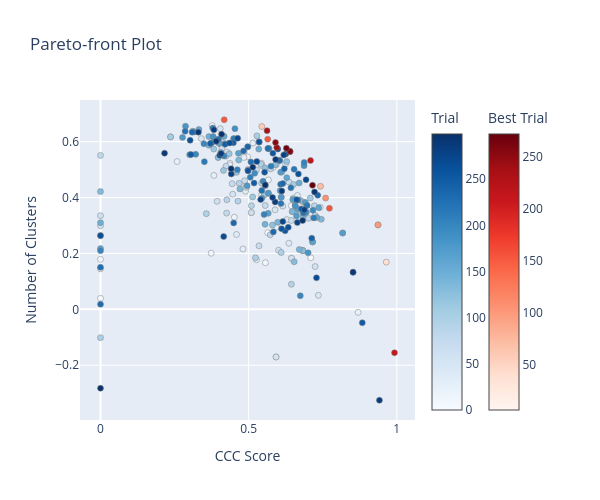

Here is the notebook cell this chart was saved with:
### Code cell
import optuna.visualization as vis

fig = vis.plot_pareto_front(
    study,
    target_names=["CCC Score", "Number of Clusters"], # Names for Obj 0 and Obj 1
    include_dominated_trials=True  # Set to True to see all points, not just the best frontier
)

fig.update_layout(width=600, height=500)
fig.show()

### Figure 1 — Plotly figure (JSON) as saved in the notebook; plotly's stock layout.template omitted (floating-point values rounded to 4 significant figures; data arrays with more than 128 entries replaced by an {"elided": "..."} marker saying what was removed)
{"data": [{"hovertemplate": "%{text}<extra>Trial</extra>", "marker": {"color": {"elided": "281 int values"}, "colorbar": {"title": {"text": "Trial"}}, "colorscale": [[0, "rgb(247,251,255)"], [0.125, "rgb(222,235,247)"], [0.25, "rgb(198,219,239)"], [0.375, "rgb(158,202,225)"], [0.5, "rgb(107,174,214)"], [0.625, "rgb(66,146,198)"], [0.75, "rgb(33,113,181)"], [0.875, "rgb(8,81,156)"], [1, "rgb(8,48,107)"]], "line": {"color": "Grey", "width": 0.5}}, "mode": "markers", "showlegend": false, "text": {"elided": "281 str values"}, "type": "scatter", "x": {"elided": "281 float values"}, "y": {"elided": "281 float values"}}, {"hovertemplate": "%{text}<extra>Best Trial</extra>", "marker": {"color": [7, 38, 59, 71, 100, 107, 152, 153, 154, 191, 212, 218, 220, 237, 243, 253, 260, 269, 272], "colorbar": {"title": {"text": "Best Trial"}, "x": 1.1, "xpad": 40, "y": 0.5}, "colorscale": [[0, "rgb(255,245,240)"], [0.125, "rgb(254,224,210)"], [0.25, "rgb(252,187,161)"], [0.375, "rgb(252,146,114)"], [0.5, "rgb(251,106,74)"], [0.625, "rgb(239,59,44)"], [0.75, "rgb(203,24,29)"], [0.875, "rgb(165,15,21)"], [1, "rgb(103,0,13)"]], "line": {"color": "Grey", "width": 0.5}}, "mode": "markers", "showlegend": false, "text": ["{<br>  \"number\": 7,<br>  \"values\": [<br>    0.9366249027571225,<br>    0.30214152049958665<br>  ],<br>  \"params\": {<br>    \"n_neighbors\": 14,<br>    \"n_components\": 8,<br>    \"min_dist\": 0.14,<br>    \"min_cluster_size\": 50,<br>    \"min_samples\": 5,<br>    \"cluster_selection_epsilon\": 0.15<br>  },<br>  \"user_attrs\": {<br>    \"dbcv_score\": 0.30214152049958665,<br>    \"ccc_score\": 0.9366249027571225,<br>    \"outlier_ratio\": 0.07860696517412935,<br>    \"n_clusters\": 3<br>  }<br>}", "{<br>  \"number\": 38,<br>  \"values\": [<br>    0.9644223118872992,<br>    0.16896695242403276<br>  ],<br>  \"params\": {<br>    \"n_neighbors\": 7,<br>    \"n_components\": 11,<br>    \"min_dist\": 0.29,<br>    \"min_cluster_size\": 25,<br>    \"min_samples\": 15,<br>    \"cluster_selection_epsilon\": 0.23<br>  },<br>  \"user_attrs\": {<br>    \"dbcv_score\": 0.16896695242403276,<br>    \"ccc_score\": 0.9644223118872992,<br>    \"outlier_ratio\": 0.05472636815920398,<br>    \"n_clusters\": 4<br>  }<br>}", "{<br>  \"number\": 59,<br>  \"values\": [<br>    0.5444765106905759,<br>    0.6540678203877881<br>  ],<br>  \"params\": {<br>    \"n_neighbors\": 28,<br>    \"n_components\": 10,<br>    \"min_dist\": 0.0,<br>    \"min_cluster_size\": 10,<br>    \"min_samples\": 20,<br>    \"cluster_selection_epsilon\": 0.14<br>  },<br>  \"user_attrs\": {<br>    \"dbcv_score\": 0.6540678203877881,<br>    \"ccc_score\": 0.5444765106905759,<br>    \"outlier_ratio\": 0.372636815920398,<br>    \"n_clusters\": 30<br>  }<br>}", "{<br>  \"number\": 71,<br>  \"values\": [<br>    0.7424677368568544,<br>    0.4401651366548962<br>  ],<br>  \"params\": {<br>    \"n_neighbors\": 28,<br>    \"n_components\": 9,<br>    \"min_dist\": 0.1,<br>    \"min_cluster_size\": 30,<br>    \"min_samples\": 20,<br>    \"cluster_selection_epsilon\": 0.1<br>  },<br>  \"user_attrs\": {<br>    \"dbcv_score\": 0.4401651366548962,<br>    \"ccc_score\": 0.7424677368568544,<br>    \"outlier_ratio\": 0.37661691542288556,<br>    \"n_clusters\": 14<br>  }<br>}", "{<br>  \"number\": 100,<br>  \"values\": [<br>    0.9366249027571225,<br>    0.30214152049958665<br>  ],<br>  \"params\": {<br>    \"n_neighbors\": 14,<br>    \"n_components\": 8,<br>    \"min_dist\": 0.14,<br>    \"min_cluster_size\": 50,<br>    \"min_samples\": 5,<br>    \"cluster_selection_epsilon\": 0.15<br>  },<br>  \"user_attrs\": {<br>    \"dbcv_score\": 0.30214152049958665,<br>    \"ccc_score\": 0.9366249027571225,<br>    \"outlier_ratio\": 0.07860696517412935,<br>    \"n_clusters\": 3<br>  }<br>}", "{<br>  \"number\": 107,<br>  \"values\": [<br>    0.7596946770213364,<br>    0.39801102902025287<br>  ],<br>  \"params\": {<br>    \"n_neighbors\": 23,<br>    \"n_components\": 10,<br>    \"min_dist\": 0.11,<br>    \"min_cluster_size\": 40,<br>    \"min_samples\": 8,<br>    \"cluster_selection_epsilon\": 0.04<br>  },<br>  \"user_attrs\": {<br>    \"dbcv_score\": 0.39801102902025287,<br>    \"ccc_score\": 0.7596946770213364,<br>    \"outlier_ratio\": 0.2044776119402985,<br>    \"n_clusters\": 11<br>  }<br>}", "{<br>  \"number\": 152,<br>  \"values\": [<br>    0.41744582846433514,<br>    0.6782928143159834<br>  ],<br>  \"params\": {<br>    \"n_neighbors\": 14,<br>    \"n_components\": 11,<br>    \"min_dist\": 0.1,<br>    \"min_cluster_size\": 4,<br>    \"min_samples\": 11,<br>    \"cluster_selection_epsilon\": 0.1<br>  },<br>  \"user_attrs\": {<br>    \"dbcv_score\": 0.6782928143159834,<br>    \"ccc_score\": 0.41744582846433514,<br>    \"outlier_ratio\": 0.26169154228855723,<br>    \"n_clusters\": 69<br>  }<br>}", "{<br>  \"number\": 153,<br>  \"values\": [<br>    0.5643364437655483,<br>    0.6089632147732432<br>  ],<br>  \"params\": {<br>    \"n_neighbors\": 28,<br>    \"n_components\": 6,<br>    \"min_dist\": 0.0,<br>    \"min_cluster_size\": 5,<br>    \"min_samples\": 19,<br>    \"cluster_selection_epsilon\": 0.2<br>  },<br>  \"user_attrs\": {<br>    \"dbcv_score\": 0.6089632147732432,<br>    \"ccc_score\": 0.5643364437655483,<br>    \"outlier_ratio\": 0.37512437810945276,<br>    \"n_clusters\": 31<br>  }<br>}", "{<br>  \"number\": 154,<br>  \"values\": [<br>    0.772583328076609,<br>    0.36138237095295506<br>  ],<br>  \"params\": {<br>    \"n_neighbors\": 23,<br>    \"n_components\": 10,<br>    \"min_dist\": 0.11,<br>    \"min_cluster_size\": 40,<br>    \"min_samples\": 20,<br>    \"cluster_selection_epsilon\": 0.04<br>  },<br>  \"user_attrs\": {<br>    \"dbcv_score\": 0.36138237095295506,<br>    \"ccc_score\": 0.772583328076609,<br>    \"outlier_ratio\": 0.3024875621890547,<br>    \"n_clusters\": 10<br>  }<br>}", "{<br>  \"number\": 191,<br>  \"values\": [<br>    0.639544468619351,<br>    0.5648551157567135<br>  ],<br>  \"params\": {<br>    \"n_neighbors\": 39,<br>    \"n_components\": 7,<br>    \"min_dist\": 0.08,<br>    \"min_cluster_size\": 22,<br>    \"min_samples\": 18,<br>    \"cluster_selection_epsilon\": 0.18<br>  },<br>  \"user_attrs\": {<br>    \"dbcv_score\": 0.5648551157567135,<br>    \"ccc_score\": 0.639544468619351,<br>    \"outlier_ratio\": 0.3965174129353234,<br>    \"n_clusters\": 22<br>  }<br>}", "{<br>  \"number\": 212,<br>  \"values\": [<br>    0.992244475854761,<br>    -0.1553117145124827<br>  ],<br>  \"params\": {<br>    \"n_neighbors\": 34,<br>    \"n_components\": 4,<br>    \"min_dist\": 0.13,<br>    \"min_cluster_size\": 48,<br>    \"min_samples\": 17,<br>    \"cluster_selection_epsilon\": 0.25<br>  },<br>  \"user_attrs\": {<br>    \"dbcv_score\": -0.1553117145124827,<br>    \"ccc_score\": 0.992244475854761,<br>    \"outlier_ratio\": 0.21990049751243781,<br>    \"n_clusters\": 4<br>  }<br>}", "{<br>  \"number\": 218,<br>  \"values\": [<br>    0.7087970796357072,<br>    0.5323747933299404<br>  ],<br>  \"params\": {<br>    \"n_neighbors\": 28,<br>    \"n_components\": 9,<br>    \"min_dist\": 0.14,<br>    \"min_cluster_size\": 30,<br>    \"min_samples\": 20,<br>    \"cluster_selection_epsilon\": 0.1<br>  },<br>  \"user_attrs\": {<br>    \"dbcv_score\": 0.5323747933299404,<br>    \"ccc_score\": 0.7087970796357072,<br>    \"outlier_ratio\": 0.47761194029850745,<br>    \"n_clusters\": 14<br>  }<br>}", "{<br>  \"number\": 220,<br>  \"values\": [<br>    0.639544468619351,<br>    0.5648551157567135<br>  ],<br>  \"params\": {<br>    \"n_neighbors\": 39,<br>    \"n_components\": 7,<br>    \"min_dist\": 0.08,<br>    \"min_cluster_size\": 22,<br>    \"min_samples\": 18,<br>    \"cluster_selection_epsilon\": 0.21<br>  },<br>  \"user_attrs\": {<br>    \"dbcv_score\": 0.5648551157567135,<br>    \"ccc_score\": 0.639544468619351,<br>    \"outlier_ratio\": 0.3965174129353234,<br>    \"n_clusters\": 22<br>  }<br>}", "{<br>  \"number\": 237,<br>  \"values\": [<br>    0.5621177815883566,<br>    0.6393512115404026<br>  ],<br>  \"params\": {<br>    \"n_neighbors\": 28,<br>    \"n_components\": 15,<br>    \"min_dist\": 0.0,<br>    \"min_cluster_size\": 16,<br>    \"min_samples\": 20,<br>    \"cluster_selection_epsilon\": 0.21<br>  },<br>  \"user_attrs\": {<br>    \"dbcv_score\": 0.6393512115404026,<br>    \"ccc_score\": 0.5621177815883566,<br>    \"outlier_ratio\": 0.29253731343283584,<br>    \"n_clusters\": 24<br>  }<br>}", "{<br>  \"number\": 243,<br>  \"values\": [<br>    0.5947983478689394,<br>    0.5790289615442378<br>  ],<br>  \"params\": {<br>    \"n_neighbors\": 41,<br>    \"n_components\": 10,<br>    \"min_dist\": 0.0,<br>    \"min_cluster_size\": 23,<br>    \"min_samples\": 19,<br>    \"cluster_selection_epsilon\": 0.26<br>  },<br>  \"user_attrs\": {<br>    \"dbcv_score\": 0.5790289615442378,<br>    \"ccc_score\": 0.5947983478689394,<br>    \"outlier_ratio\": 0.35074626865671643,<br>    \"n_clusters\": 23<br>  }<br>}", "{<br>  \"number\": 253,<br>  \"values\": [<br>    0.5907395311528456,<br>    0.5968143827096142<br>  ],<br>  \"params\": {<br>    \"n_neighbors\": 28,<br>    \"n_components\": 4,<br>    \"min_dist\": 0.1,<br>    \"min_cluster_size\": 6,<br>    \"min_samples\": 20,<br>    \"cluster_selection_epsilon\": 0.1<br>  },<br>  \"user_attrs\": {<br>    \"dbcv_score\": 0.5968143827096142,<br>    \"ccc_score\": 0.5907395311528456,<br>    \"outlier_ratio\": 0.4791044776119403,<br>    \"n_clusters\": 30<br>  }<br>}", "{<br>  \"number\": 260,<br>  \"values\": [<br>    0.639544468619351,<br>    0.5648551157567135<br>  ],<br>  \"params\": {<br>    \"n_neighbors\": 39,<br>    \"n_components\": 7,<br>    \"min_dist\": 0.08,<br>    \"min_cluster_size\": 22,<br>    \"min_samples\": 18,<br>    \"cluster_selection_epsilon\": 0.01<br>  },<br>  \"user_attrs\": {<br>    \"dbcv_score\": 0.5648551157567135,<br>    \"ccc_score\": 0.639544468619351,<br>    \"outlier_ratio\": 0.3965174129353234,<br>    \"n_clusters\": 22<br>  }<br>}", "{<br>  \"number\": 269,<br>  \"values\": [<br>    0.6273835166894628,<br>    0.5766839890316099<br>  ],<br>  \"params\": {<br>    \"n_neighbors\": 28,<br>    \"n_components\": 15,<br>    \"min_dist\": 0.12,<br>    \"min_cluster_size\": 16,<br>    \"min_samples\": 19,<br>    \"cluster_selection_epsilon\": 0.2<br>  },<br>  \"user_attrs\": {<br>    \"dbcv_score\": 0.5766839890316099,<br>    \"ccc_score\": 0.6273835166894628,<br>    \"outlier_ratio\": 0.4084577114427861,<br>    \"n_clusters\": 23<br>  }<br>}", "{<br>  \"number\": 272,<br>  \"values\": [<br>    0.7154678541854812,<br>    0.44400345900415916<br>  ],<br>  \"params\": {<br>    \"n_neighbors\": 34,<br>    \"n_components\": 7,<br>    \"min_dist\": 0.11,<br>    \"min_cluster_size\": 37,<br>    \"min_samples\": 18,<br>    \"cluster_selection_epsilon\": 0.06<br>  },<br>  \"user_attrs\": {<br>    \"dbcv_score\": 0.44400345900415916,<br>    \"ccc_score\": 0.7154678541854812,<br>    \"outlier_ratio\": 0.4014925373134328,<br>    \"n_clusters\": 12<br>  }<br>}"], "type": "scatter", "x": [0.9366, 0.9644, 0.5445, 0.7425, 0.9366, 0.7597, 0.4174, 0.5643, 0.7726, 0.6395, 0.9922, 0.7088, 0.6395, 0.5621, 0.5948, 0.5907, 0.6395, 0.6274, 0.7155], "y": [0.3021, 0.169, 0.6541, 0.4402, 0.3021, 0.398, 0.6783, 0.609, 0.3614, 0.5649, -0.1553, 0.5324, 0.5649, 0.6394, 0.579, 0.5968, 0.5649, 0.5767, 0.444]}], "layout": {"height": 500, "title": {"text": "Pareto-front Plot"}, "width": 600, "xaxis": {"autorange": true, "range": [-0.06941, 1.062], "title": {"text": "CCC Score"}, "type": "linear"}, "yaxis": {"autorange": true, "range": [-0.3958, 0.7489], "title": {"text": "Number of Clusters"}, "type": "linear"}}}
